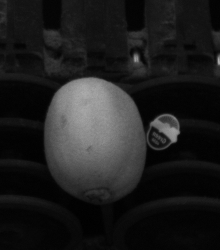
#> input picture imgs/final_challenge/C0_000006.png, 220 x 250 px, given in place of C0_000004.png, which was not available
$ python second_task.py
#> lines starting #> are read from the running program, lines starting #| are printed output that depends on the picture; after the words box and inside, x2 and y2 are one past the last pixel; in counts of white or black regions, pixels touching at a corner belong together; pictures that were not available may be replaced by others from this repository, and a replacement may not be noted
### utils.py
import numpy as np
import cv2 as cv
import glob

def get_img_filenames(task,start_dir='..'):
#> called with task = 'second_task', start_dir = '.'
    nir_img_filenames = []
    rgb_img_filenames = []
    if task == 'first_task':
        for y in range(1,4):
            nir_img_filenames.append("{}/imgs/{}/C0_00000{}.png".format(start_dir,task,y))
            rgb_img_filenames.append("{}/imgs/{}/C1_00000{}.png".format(start_dir,task,y))
    elif task=='second_task':
        for y in 4,5:
            nir_img_filenames.append("{}/imgs/{}/C0_00000{}.png".format(start_dir,task,y))
            rgb_img_filenames.append("{}/imgs/{}/C1_00000{}.png".format(start_dir,task,y))
    return nir_img_filenames, rgb_img_filenames

def get_biggest_connected_component(im_th):
    (numLabels, labels, stats, _) = cv.connectedComponentsWithStats(im_th, 4)
    max_area = -np.inf
    j_mask = -1
    for j in range(1,numLabels):
        w = stats[j, cv.CC_STAT_WIDTH]
        h = stats[j, cv.CC_STAT_HEIGHT]
        area_bbox = h*w
        if (area_bbox>max_area):
            max_area = area_bbox
            j_mask = j
    return (labels == j_mask).astype("uint8") * 255

def get_samples_filenames(start_dir='..'):
    samples = []
    for sample in glob.glob('{}/imgs/second_task/samples/sample_*.png'.format(start_dir)):
        samples.append(sample)
    return samples


### second_task.py
import cv2 as cv
import numpy as np
import utils

nir_img_filenames, rgb_img_filenames = utils.get_img_filenames("second_task",start_dir='.')
samples_filenames = utils.get_samples_filenames(start_dir='.')

def task2(nir_img_path, rgb_img_path):

#> called with nir_img_path = './imgs/second_task/C0_000004.png', rgb_img_path = './imgs/second_task/C1_000004.png'
    nir_img = cv.imread(nir_img_path,0)
#> nir_img is the input picture: shape (250, 220); min 0, max 171, mean 30.3
    rgb_img = cv.cvtColor(cv.imread(rgb_img_path),cv.COLOR_BGR2RGB)
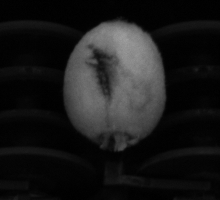
#> input picture imgs/final_challenge/C0_000007.png, 220 x 200 px, given in place of C1_000004.png, which was not available
#> rgb_img is the input picture: shape (200, 220, 3); min 0, max 158, mean 25.4
    samples = []
    for i in range(len(samples_filenames)):
        samples.append(cv.cvtColor(cv.imread(samples_filenames[i]),cv.COLOR_BGR2RGB))

    print('Number of samples ',len(samples))

    # Threshold the img
    im_th = cv.adaptiveThreshold(nir_img,255,cv.ADAPTIVE_THRESH_GAUSSIAN_C,cv.THRESH_BINARY,15,3)
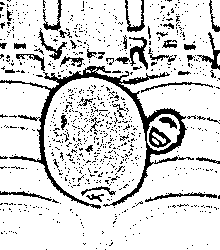
#> im_th: shape (250, 220); 84.6% white; 854 black regions (811 under 20 px), largest, box (x1, y1, x2, y2) and area: (0, 66, 194, 209) 2855, (129, 37, 148, 70) 253, (197, 32, 220, 70) 208

    # Invert
    im_th = cv.bitwise_not(im_th)

    # Median filter to remove Salt-and-Pepper like noise
    im_th = cv.medianBlur(im_th,3)
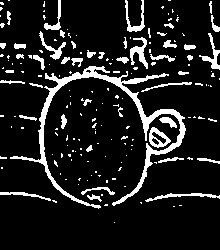
#> im_th: shape (250, 220); 11.8% white; 176 white regions (131 under 20 px), largest, box (x1, y1, x2, y2) and area: (10, 66, 186, 209) 2596, (130, 37, 148, 69) 246, (125, 0, 145, 32) 213

    # Get the binary mask as the biggest connected components in the image (see the report for more explanations)
    binary_mask = utils.get_biggest_connected_component(im_th)
#> in get_biggest_connected_component, `(numLabels, labels, stats, _) = cv.connectedComponentsWithStats(im_th,..`:
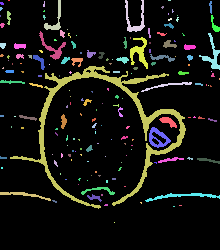
#> labels: shape (250, 220) int32; 177 distinct labels, from 0 to 176; one colour per label, 0 black
#> in get_biggest_connected_component, `(numLabels, labels, stats, _) = cv.connectedComponentsWithStats(im_th,..`: numLabels = 177; stats = 177 rows, first 6: [0, 0, 220, 250, 48492], [8, 0, 2, 1, 2], [43, 1, 2, 6, 9], [44, 0, 17, 30, 148], [125, 0, 20, 32, 213], [168, 0, 3, 1, 3]
#> the loop in get_biggest_connected_component, `for j in range(1,numLabels):` made 176 passes
#> (w, h, area_bbox, max_area) on passes 3, 4, 24, 68: (17, 30, 510, 510), (20, 32, 640, 640), (27, 29, 783, 783), (176, 143, 25168, 25168)
#> (w, h, area_bbox) on passes 6, 11, 17, 20, 21, 23: (3, 13, 39), (4, 14, 56), (9, 17, 153), (5, 5, 25), (10, 6, 60), (3, 10, 30)
#> after the loop in get_biggest_connected_component, `for j in range(1,numLabels):`: j_mask = 68; max_area = 25168
#> in get_biggest_connected_component, `return (labels == j_mask).astype("uint8") * 255`:
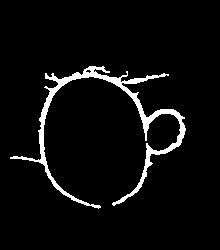
#> returned value: shape (250, 220); 4.7% white; 1 white region, box (x1, y1, x2, y2) and area: (10, 66, 186, 209) 2596

    # Fill the binary mask
    h, w = binary_mask.shape[:2]
#> h = 250; w = 220
    op_mask = np.zeros((h+2, w+2), np.uint8)
    cv.floodFill(binary_mask, op_mask, (int(h/2),int(w/2)), 255)
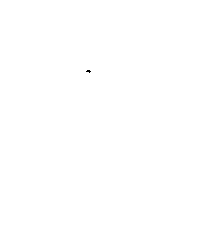
#> binary_mask: shape (250, 220); 100% white; black in thin lines or dots, all inside (x1, y1, x2, y2) = (86, 70, 91, 73)

    # Convert the samples into LUV colorspace
    luv_samples = []
    for i in range(len(samples)):
        luv_samples.append(cv.cvtColor(samples[i],cv.COLOR_RGB2LUV))

    # Convert the image into LUV colorspace
    luv_img = cv.cvtColor(rgb_img,cv.COLOR_RGB2LUV)
#> luv_img: shape (200, 220, 3); mean of channels 0, 1, 2 25.3, 96, 136.4

    # Prepare the array for the reference color
    reference_color = np.zeros((1,2),dtype=np.float64)

    mean_tot = 0
    covar_tot = 0

    # Iterate over the given samples
    for i in range(len(luv_samples)):
        # Reshape the sample to a 2 column array
        sample_reshaped = luv_samples[i][:,:,1:3].reshape(luv_samples[i].shape[0]*luv_samples[i].shape[1],2)
        # Calculate the covariance matrix of the given sample
        covar, mean = cv.calcCovarMatrix(sample_reshaped,None,flags=cv.COVAR_ROWS | cv.COVAR_NORMAL | cv.COVAR_SCALE)
        mean_tot += mean
        covar_tot += covar

    # The reference color is the mean of the sum of the means of the samples
#> (the run stopped early here; a loop or call above may not have finished)
